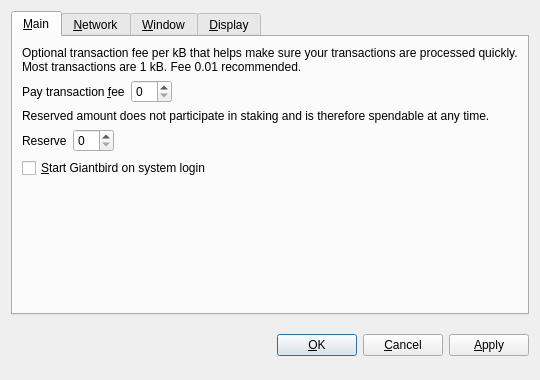
<?xml version="1.0" encoding="UTF-8"?>
<ui version="4.0">
 <class>OptionsDialog</class>
 <widget class="QDialog" name="OptionsDialog">
  <property name="geometry">
   <rect>
    <x>0</x>
    <y>0</y>
    <width>540</width>
    <height>380</height>
   </rect>
  </property>
  <property name="windowTitle">
   <string>Options</string>
  </property>
  <property name="modal">
   <bool>true</bool>
  </property>
  <layout class="QVBoxLayout" name="verticalLayout">
   <item>
    <widget class="QTabWidget" name="tabWidget">
     <property name="tabPosition">
      <enum>QTabWidget::North</enum>
     </property>
     <property name="currentIndex">
      <number>0</number>
     </property>
     <widget class="QWidget" name="tabMain">
      <attribute name="title">
       <string>&amp;Main</string>
      </attribute>
      <layout class="QVBoxLayout" name="verticalLayout_Main">
       <item>
        <widget class="QLabel" name="transactionFeeInfoLabel">
         <property name="text">
          <string>Optional transaction fee per kB that helps make sure your transactions are processed quickly. Most transactions are 1 kB. Fee 0.01 recommended.</string>
         </property>
         <property name="textFormat">
          <enum>Qt::PlainText</enum>
         </property>
         <property name="wordWrap">
          <bool>true</bool>
         </property>
        </widget>
       </item>
       <item>
        <layout class="QHBoxLayout" name="horizontalLayoutFee">
         <item>
          <widget class="QLabel" name="transactionFeeLabel">
           <property name="text">
            <string>Pay transaction &amp;fee</string>
           </property>
           <property name="textFormat">
            <enum>Qt::PlainText</enum>
           </property>
           <property name="buddy">
            <cstring>transactionFee</cstring>
           </property>
          </widget>
         </item>
         <item>
          <widget class="BitcoinAmountField" name="transactionFee"/>
         </item>
         <item>
          <spacer name="horizontalSpacerFee">
           <property name="orientation">
            <enum>Qt::Horizontal</enum>
           </property>
           <property name="sizeHint" stdset="0">
            <size>
             <width>40</width>
             <height>20</height>
            </size>
           </property>
          </spacer>
         </item>
        </layout>
       </item>
       <item>
        <widget class="QLabel" name="reserveBalanceInfoLabel">
         <property name="text">
          <string>Reserved amount does not participate in staking and is therefore spendable at any time.</string>
         </property>
         <property name="textFormat">
          <enum>Qt::PlainText</enum>
         </property>
         <property name="wordWrap">
          <bool>true</bool>
         </property>
        </widget>
       </item>
       <item>
        <layout class="QHBoxLayout" name="horizontalLayoutReserveBalance">
         <item>
          <widget class="QLabel" name="reserveBalanceLabel">
           <property name="text">
            <string>Reserve</string>
           </property>
           <property name="textFormat">
            <enum>Qt::PlainText</enum>
           </property>
           <property name="buddy">
            <cstring>reserveBalance</cstring>
           </property>
          </widget>
         </item>
         <item>
          <widget class="BitcoinAmountField" name="reserveBalance"/>
         </item>
         <item>
          <spacer name="horizontalSpacerReserveBalance">
           <property name="orientation">
            <enum>Qt::Horizontal</enum>
           </property>
           <property name="sizeHint" stdset="0">
            <size>
             <width>40</width>
             <height>20</height>
            </size>
           </property>
          </spacer>
         </item>
        </layout>
       </item>
       <item>
        <widget class="QCheckBox" name="bitcoinAtStartup">
         <property name="toolTip">
          <string>Automatically start Giantbird after logging in to the system.</string>
         </property>
         <property name="text">
          <string>&amp;Start Giantbird on system login</string>
         </property>
        </widget>
       </item>
       <item>
        <spacer name="verticalSpacer_Main">
         <property name="orientation">
          <enum>Qt::Vertical</enum>
         </property>
         <property name="sizeHint" stdset="0">
          <size>
           <width>20</width>
           <height>40</height>
          </size>
         </property>
        </spacer>
       </item>
      </layout>
     </widget>
     <widget class="QWidget" name="tabNetwork">
      <attribute name="title">
       <string>&amp;Network</string>
      </attribute>
      <layout class="QVBoxLayout" name="verticalLayout_Network">
       <item>
        <widget class="QCheckBox" name="mapPortUpnp">
         <property name="toolTip">
          <string>Automatically open the Giantbird client port on the router. This only works when your router supports UPnP and it is enabled.</string>
         </property>
         <property name="text">
          <string>Map port using &amp;UPnP</string>
         </property>
        </widget>
       </item>
       <item>
        <widget class="QCheckBox" name="connectSocks">
         <property name="toolTip">
          <string>Connect to the Giantbird network through a SOCKS proxy (e.g. when connecting through Tor).</string>
         </property>
         <property name="text">
          <string>&amp;Connect through SOCKS proxy:</string>
         </property>
        </widget>
       </item>
       <item>
        <layout class="QHBoxLayout" name="horizontalLayout_Network">
         <item>
          <widget class="QLabel" name="proxyIpLabel">
           <property name="text">
            <string>Proxy &amp;IP:</string>
           </property>
           <property name="textFormat">
            <enum>Qt::PlainText</enum>
           </property>
           <property name="buddy">
            <cstring>proxyIp</cstring>
           </property>
          </widget>
         </item>
         <item>
          <widget class="QValidatedLineEdit" name="proxyIp">
           <property name="maximumSize">
            <size>
             <width>140</width>
             <height>16777215</height>
            </size>
           </property>
           <property name="toolTip">
            <string>IP address of the proxy (e.g. 127.0.0.1)</string>
           </property>
          </widget>
         </item>
         <item>
          <widget class="QLabel" name="proxyPortLabel">
           <property name="text">
            <string>&amp;Port:</string>
           </property>
           <property name="textFormat">
            <enum>Qt::PlainText</enum>
           </property>
           <property name="buddy">
            <cstring>proxyPort</cstring>
           </property>
          </widget>
         </item>
         <item>
          <widget class="QLineEdit" name="proxyPort">
           <property name="maximumSize">
            <size>
             <width>55</width>
             <height>16777215</height>
            </size>
           </property>
           <property name="toolTip">
            <string>Port of the proxy (e.g. 9050)</string>
           </property>
          </widget>
         </item>
         <item>
          <widget class="QLabel" name="socksVersionLabel">
           <property name="text">
            <string>SOCKS &amp;Version:</string>
           </property>
           <property name="textFormat">
            <enum>Qt::PlainText</enum>
           </property>
           <property name="buddy">
            <cstring>socksVersion</cstring>
           </property>
          </widget>
         </item>
         <item>
          <widget class="QValueComboBox" name="socksVersion">
           <property name="toolTip">
            <string>SOCKS version of the proxy (e.g. 5)</string>
           </property>
          </widget>
         </item>
         <item>
          <spacer name="horizontalSpacer_Network">
           <property name="orientation">
            <enum>Qt::Horizontal</enum>
           </property>
           <property name="sizeHint" stdset="0">
            <size>
             <width>40</width>
             <height>20</height>
            </size>
           </property>
          </spacer>
         </item>
        </layout>
       </item>
       <item>
        <spacer name="verticalSpacer_Network">
         <property name="orientation">
          <enum>Qt::Vertical</enum>
         </property>
         <property name="sizeHint" stdset="0">
          <size>
           <width>20</width>
           <height>40</height>
          </size>
         </property>
        </spacer>
       </item>
      </layout>
     </widget>
     <widget class="QWidget" name="tabWindow">
      <attribute name="title">
       <string>&amp;Window</string>
      </attribute>
      <layout class="QVBoxLayout" name="verticalLayout_Window">
       <item>
        <widget class="QCheckBox" name="minimizeToTray">
         <property name="toolTip">
          <string>Show only a tray icon after minimizing the window.</string>
         </property>
         <property name="text">
          <string>&amp;Minimize to the tray instead of the taskbar</string>
         </property>
        </widget>
       </item>
       <item>
        <widget class="QCheckBox" name="minimizeOnClose">
         <property name="toolTip">
          <string>Minimize instead of exit the application when the window is closed. When this option is enabled, the application will be closed only after selecting Quit in the menu.</string>
         </property>
         <property name="text">
          <string>M&amp;inimize on close</string>
         </property>
        </widget>
       </item>
       <item>
        <spacer name="verticalSpacer_Window">
         <property name="orientation">
          <enum>Qt::Vertical</enum>
         </property>
         <property name="sizeHint" stdset="0">
          <size>
           <width>20</width>
           <height>40</height>
          </size>
         </property>
        </spacer>
       </item>
      </layout>
     </widget>
     <widget class="QWidget" name="tabDisplay">
      <attribute name="title">
       <string>&amp;Display</string>
      </attribute>
      <layout class="QVBoxLayout" name="verticalLayout_Display">
       <item>
        <layout class="QHBoxLayout" name="horizontalLayout_1_Display">
         <item>
          <widget class="QLabel" name="langLabel">
           <property name="text">
            <string>User Interface &amp;language:</string>
           </property>
           <property name="textFormat">
            <enum>Qt::PlainText</enum>
           </property>
           <property name="buddy">
            <cstring>lang</cstring>
           </property>
          </widget>
         </item>
         <item>
          <widget class="QValueComboBox" name="lang">
           <property name="toolTip">
            <string>The user interface language can be set here. This setting will take effect after restarting Giantbird.</string>
           </property>
          </widget>
         </item>
        </layout>
       </item>
       <item>
        <layout class="QHBoxLayout" name="horizontalLayout_2_Display">
         <item>
          <widget class="QLabel" name="unitLabel">
           <property name="text">
            <string>&amp;Unit to show amounts in:</string>
           </property>
           <property name="textFormat">
            <enum>Qt::PlainText</enum>
           </property>
           <property name="buddy">
            <cstring>unit</cstring>
           </property>
          </widget>
         </item>
         <item>
          <widget class="QValueComboBox" name="unit">
           <property name="toolTip">
            <string>Choose the default subdivision unit to show in the interface and when sending coins.</string>
           </property>
          </widget>
         </item>
        </layout>
       </item>
       <item>
        <widget class="QCheckBox" name="displayAddresses">
         <property name="toolTip">
          <string>Whether to show Giantbird addresses in the transaction list or not.</string>
         </property>
         <property name="text">
          <string>&amp;Display addresses in transaction list</string>
         </property>
        </widget>
       </item>
       <item>
        <widget class="QCheckBox" name="coinControlFeatures">
         <property name="toolTip">
          <string>Whether to show coin control features or not.</string>
         </property>
         <property name="text">
          <string>Display coin &amp;control features (experts only!)</string>
         </property>
        </widget>
       </item>
       <item>
        <spacer name="verticalSpacer_Display">
         <property name="orientation">
          <enum>Qt::Vertical</enum>
         </property>
         <property name="sizeHint" stdset="0">
          <size>
           <width>20</width>
           <height>40</height>
          </size>
         </property>
        </spacer>
       </item>
      </layout>
     </widget>
    </widget>
   </item>
   <item>
    <layout class="QHBoxLayout" name="horizontalLayout_Buttons">
     <item>
      <spacer name="horizontalSpacer_1">
       <property name="orientation">
        <enum>Qt::Horizontal</enum>
       </property>
       <property name="sizeHint" stdset="0">
        <size>
         <width>40</width>
         <height>48</height>
        </size>
       </property>
      </spacer>
     </item>
     <item>
      <widget class="QLabel" name="statusLabel">
       <property name="font">
        <font>
         <weight>75</weight>
         <bold>true</bold>
        </font>
       </property>
       <property name="text">
        <string/>
       </property>
       <property name="textFormat">
        <enum>Qt::PlainText</enum>
       </property>
       <property name="wordWrap">
        <bool>true</bool>
       </property>
      </widget>
     </item>
     <item>
      <spacer name="horizontalSpacer_2">
       <property name="orientation">
        <enum>Qt::Horizontal</enum>
       </property>
       <property name="sizeHint" stdset="0">
        <size>
         <width>40</width>
         <height>48</height>
        </size>
       </property>
      </spacer>
     </item>
     <item>
      <widget class="QPushButton" name="okButton">
       <property name="text">
        <string>&amp;OK</string>
       </property>
      </widget>
     </item>
     <item>
      <widget class="QPushButton" name="cancelButton">
       <property name="text">
        <string>&amp;Cancel</string>
       </property>
       <property name="autoDefault">
        <bool>false</bool>
       </property>
      </widget>
     </item>
     <item>
      <widget class="QPushButton" name="applyButton">
       <property name="text">
        <string>&amp;Apply</string>
       </property>
       <property name="autoDefault">
        <bool>false</bool>
       </property>
      </widget>
     </item>
    </layout>
   </item>
  </layout>
 </widget>
 <customwidgets>
  <customwidget>
   <class>BitcoinAmountField</class>
   <extends>QSpinBox</extends>
   <header>bitcoinamountfield.h</header>
  </customwidget>
  <customwidget>
   <class>QValueComboBox</class>
   <extends>QComboBox</extends>
   <header>qvaluecombobox.h</header>
  </customwidget>
  <customwidget>
   <class>QValidatedLineEdit</class>
   <extends>QLineEdit</extends>
   <header>qvalidatedlineedit.h</header>
  </customwidget>
 </customwidgets>
 <resources/>
 <connections/>
</ui>
